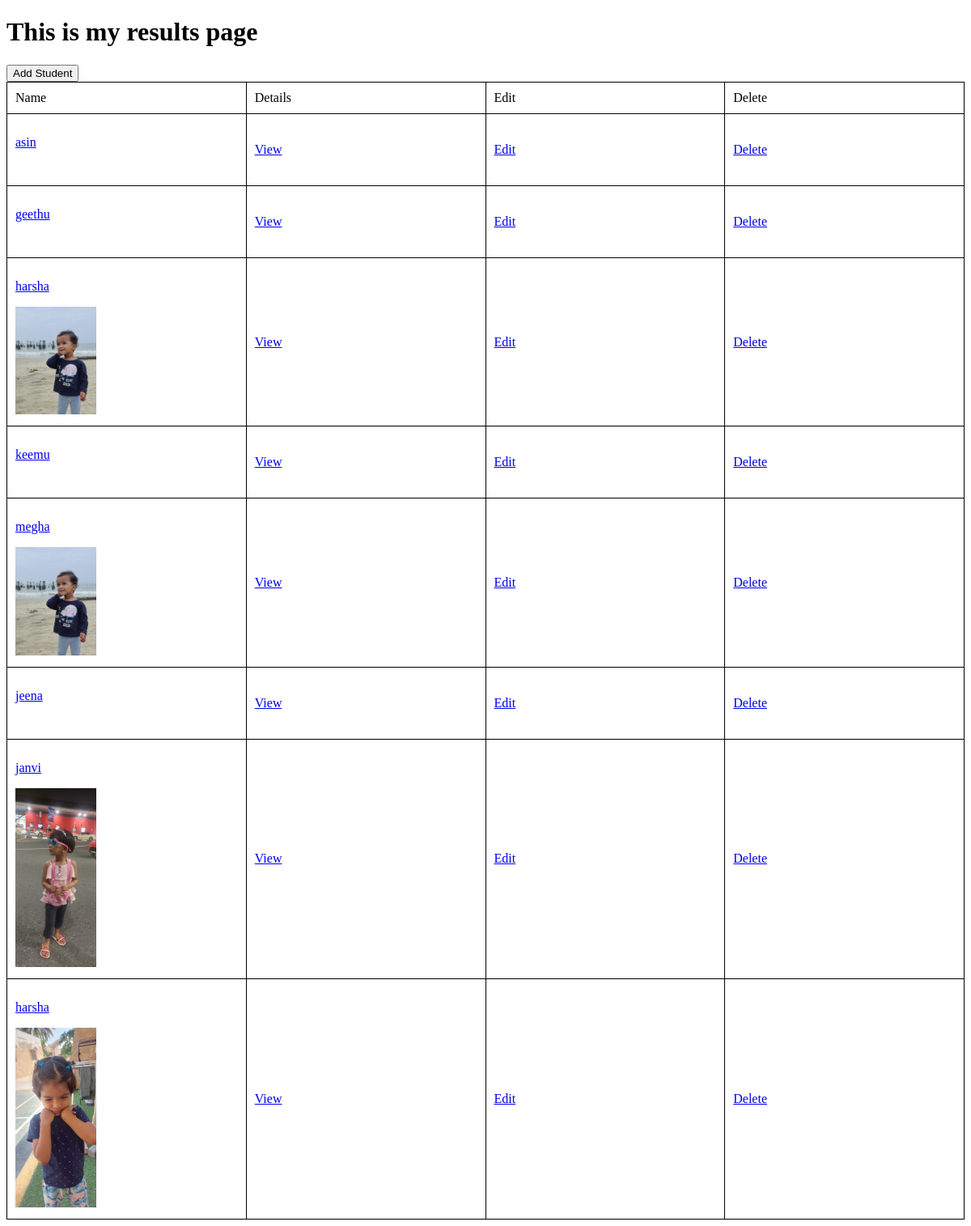
The app's page /datab/all_student_results with its own data.
### datab/models.py (models this page shows, shortened)
class Student(models.Model):
    user_gender = [
        ("male", "MALE"),
        ("female","FMALE")
    ]
    roll_no = models.IntegerField()
    first_name = models.CharField(max_length=20)
    last_name = models.CharField(max_length=20)
    gender = models.CharField(null=True,max_length=20,choices=user_gender)
    dob = models.DateField(null=True)
    class_name = models.IntegerField(default=10)
    phone_no = models.IntegerField(null=True,blank=True)
    email = models.EmailField(null=True,blank=True)
    address = models.TextField(default='unknown',blank=True)
    slug = models.SlugField(null=True,blank = True)
    created = models.DateField(null=True,auto_now_add=True)
    updated = models.DateField(null=True,auto_now=True)
    photo = models.ImageField(upload_to='photos',null=True)
    def __str__(self):
        return self.first_name

### datab/views.py (the view)
# urls.py: path("all_student_results",student_results_page,name='all_student_results'),
def student_results_page(request):
    results = Student.objects.all()
    return render(request,'results.html',{'results':results})

### templates/results.html (shortened to what this page needs)
<!DOCTYPE html>
<html lang="en">
<head>
    <link rel="stylesheet" href="/static/css/style.css">
</head>
<body>
     <h1>This is my results page</h1>
 <a href="{% url 'addstudent' %}"><button>Add Student</button></a>
<table>
    <tr>
        <td>Name</td>
        <td>Details</td>
        <td>Edit</td>
        <td>Delete</td>
    </tr>
     {% for i in results %}
    <tr>
         <td><a href="{% url 'student_info' i.id %}">
         <p>{{i.first_name}}</p>
         <img src="{{i.photo}}" alt="" width="100px",height="100px">
         </a></td>
         <td><a href="{% url 'student_info' i.id %} " >View</a></td>
         <td><a href="{% url 'stu_result_edit' i.id %}">Edit</a></td>
         <td><a href="{% url 'stu_result_delete' i.id%}">Delete</a></td>
    </tr>
     {% endfor %}
</table>
</body>
</html>

### static/css/style.css (style rules this page uses)
table,tr,td { border: 1px solid black; border-collapse: collapse; padding: 10px; }
table { width: 100%; }
td { width: 20%; }

### records on screen
Student: first_name "asin"
Student: first_name "geethu"
Student: first_name "harsha", photo (picture)
Student: first_name "keemu"
Student: first_name "megha", photo (picture)
Student: first_name "jeena"
Student: first_name "janvi", photo (picture)
Student: first_name "harsha", photo (picture)
